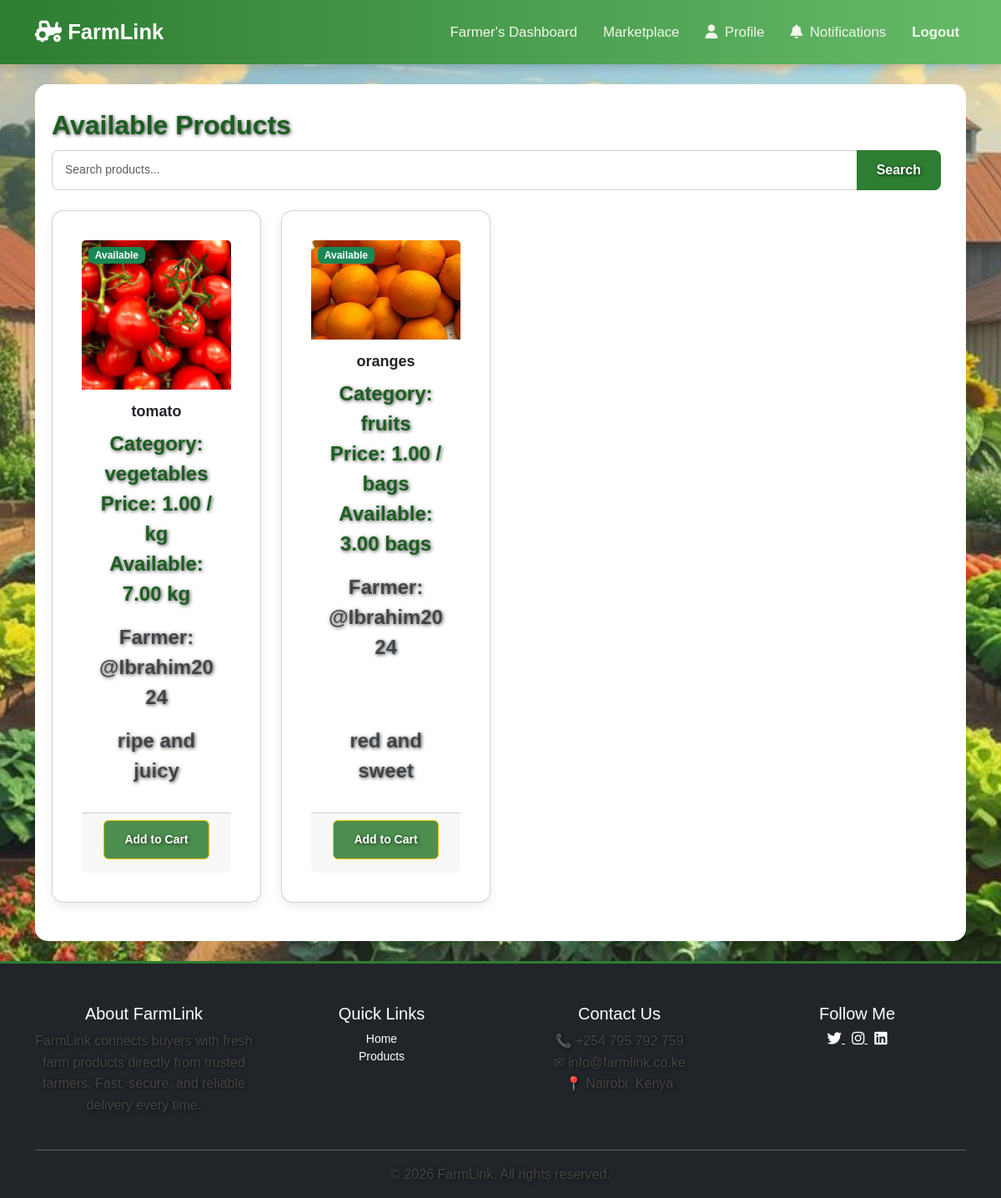
The page /products/ (signed in) on the database its author committed.
### accounts/models.py (models this page shows, shortened)
class Product(models.Model):
    CATEGORIES = [
        ('vegetables', 'Vegetables'),
        ('fruits', 'Fruits'),
        ('grains', 'Grains'),
        ('dairy', 'Dairy'),
        ('poultry', 'Poultry'),
        ('other', 'Other'),
    ]
    farmer = models.ForeignKey(User, on_delete=models.CASCADE, related_name='products')
    name = models.CharField(max_length=100)
    category = models.CharField(max_length=20, choices=CATEGORIES)
    quantity = models.DecimalField(max_digits=10, decimal_places=2)
    unit = models.CharField(max_length=20, default='kg')
    price_per_unit = models.DecimalField(max_digits=10, decimal_places=2)
    description = models.TextField(blank=True)   # optional improvement
    image = models.ImageField(upload_to='product_images/', blank=True, null=True)
    created_at = models.DateTimeField(auto_now_add=True)
    is_available = models.BooleanField(default=True)

### accounts/views.py (the view)
# urls.py: path('products/', views.product_list, name='product_list'),
def product_list(request):
    query = request.GET.get("q")   # get search text from search box
    products = Product.objects.filter(is_available=True)
    if query:
        products = products.filter(
            Q(name__icontains=query) |
            Q(description__icontains=query) |
            Q(category__icontains=query)
        )
    return render(request, "products/product_list.html", {
        "products": products,
        "query": query
    })

### accounts/context_processors.py (called while the page is built)
def notification_count(request):
    if request.user.is_authenticated:
        unread_count = Notification.objects.filter(
            user=request.user,
            is_read=False
        ).count()
    else:
        unread_count = 0
    return {'unread_count': unread_count,
            'google_maps_key': settings.GOOGLE_MAPS_API_KEY,
            }

### accounts/models.py (called while the page is built)
    def is_farmer(self):
        return self.role == self.ROLE_FARMER

### accounts/templates/products/product_list.html
{% extends 'base.html' %}
{% block content %}
<div class="container mt-4">
    <h2>Available Products</h2>
    <form method="GET" action="" class="mb-4">
        <div class="input-group">
            <input type="text" name="q" class="form-control"
                   placeholder="Search products..."
                   value="{{ request.GET.q }}">
            <button class="btn btn-success" type="submit">Search</button>
        </div>
    </form>
    <div class="row">
        {% for product in products %}
        <div class="col-md-3 mb-3">
            <div class="card h-100">
                <div class="position-relative">
                    {% if product.image %}
                        <img src="{{ product.image.url }}" class="card-img-top" alt="{{ product.name }}">
                    {% endif %}
                    {% if product.quantity > 0 %}
                        <span class="badge bg-success position-absolute top-0 start-0 m-2">Available</span>
                    {% else %}
                        <span class="badge bg-danger position-absolute top-0 start-0 m-2">Out of Stock</span>
                    {% endif %}
                </div>
                <div class="card-body d-flex flex-column">
                    <h5 class="card-title">{{ product.name }}</h5>
                    <p class="card-text">
                        Category: {{ product.category }}<br>
                        Price: {{ product.price_per_unit }} / {{ product.unit }}<br>
                        Available: {{ product.quantity }} {{ product.unit }}
                    </p>
                    <p class="text-muted small">
                        Farmer: {{ product.farmer.username }}
                    </p>
                    <p class="text-muted mt-auto">
                        {{ product.description|truncatewords:15 }}
                    </p>
                </div>
                <div class="card-footer d-flex justify-content-between flex-column">
                    <div class="mb-2">
                        {% if product.quantity > 0 %}
                            <a href="{% url 'add_to_cart' product.id %}" class="btn btn-warning btn-sm">
                                Add to Cart
                            </a>
                        {% else %}
                            <button class="btn btn-secondary btn-sm" disabled>
                                Out of Stock
                            </button>
                        {% endif %}
                    </div>
                </div>
            </div>
        </div>
        {% empty %}
        <p class="text-muted">No products available.</p>
        {% endfor %}
    </div>
</div>
{% endblock %}

### static/css/style.css (style rules this page uses)
body { margin: 0; padding: 0; font-family: "Poppins", sans-serif; background-image: url("/static/images/hero-farm.jpeg"); background-size: cover; background-position: center; background-repeat: no-repeat; min-height: 100vh; color: #fff; }
section, h1, h2, h3, p, .btn { position: relative; z-index: 1; text-shadow: 1px 1px 4px rgba(0, 0, 0, 0.7); }
h1, h2, h3 { font-weight: 600; }
.btn { display: inline-block; padding: 12px 24px; background-color: rgba(46, 125, 50, 0.85); color: #fff; text-decoration: none; border-radius: 6px; transition: background 0.3s ease; font-weight: 600; }
.card { flex: 1; background: #fff; padding: 35px; border-radius: 14px; text-align: center; box-shadow: 0 4px 12px rgba(0,0,0,0.08); transition: transform 0.3s ease; }
.container.mt-4 { max-width: 1200px; margin: 0 auto; padding: 30px 20px; font-family: "Poppins", sans-serif; position: relative; z-index: 1; background-color: #fff; border-radius: 15px; }
body { margin: 0; padding: 0; font-family: "Poppins", sans-serif; color: #333; background-color: #f8f9fa; }
h2 { font-size: 32px; font-weight: 700; color: #1b5e20; margin-bottom: 10px; }
p { font-size: 16px; color: #444; }
.card-body h5 { font-size: 18px; font-weight: 600; margin-bottom: 10px; }
.card-body p { font-size: 24px; font-weight: 700; color: #1b5e20; }
form input[type="text"], form input[type="email"], form input[type="password"], form input[type="number"], form input[type="file"], form select, form textarea { width: 100%; padding: 12px 15px; border: 1px solid #ccc; border-radius: 8px; font-size: 14px; font-family: "Poppins", sans-serif; transition: border 0.3s ease, box-shadow 0.3s ease; }
form .btn { display: inline-block; padding: 12px 24px; background-color: #2e7d32; color: #fff; font-weight: 600; border: none; border-radius: 8px; cursor: pointer; transition: background 0.3s ease, transform 0.2s ease; margin-right: 10px; }
a.btn { text-decoration: none; display: inline-block; }

### rows shown on the page
Product: image (picture), shows "Available", name "tomato", category "vegetables", price_per_unit "1.00", unit "kg", quantity "7.00", farmer.username "@Ibrahim2024", description "ripe and juicy", shows "Add to Cart"
Product: image (picture), shows "Available", name "oranges", category "fruits", price_per_unit "1.00", unit "bags", quantity "3.00", farmer.username "@Ibrahim2024", description "red and sweet", shows "Add to Cart"
